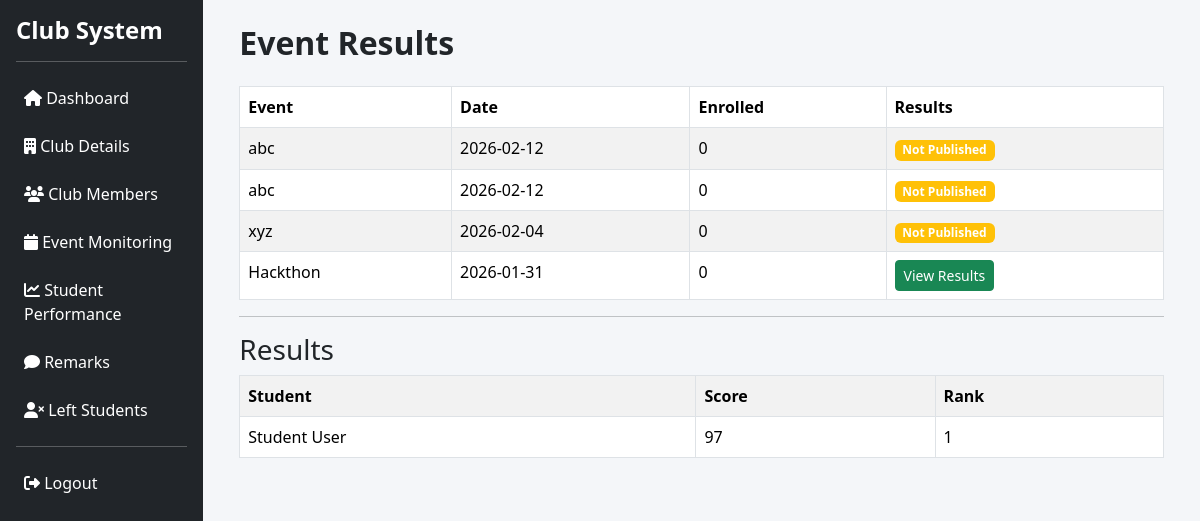
Screenshot of /faculty/results.php?event_id=3 (signed in) with the database file from the repository.
### tables this page shows
CREATE TABLE `events` (
  `event_id` int(11) NOT NULL,
  `club_id` int(11) NOT NULL,
  `created_by` int(11) NOT NULL,
  `title` varchar(150) NOT NULL,
  `description` text DEFAULT NULL,
  `event_date` date DEFAULT NULL,
  `approval_status` enum('pending','approved','rejected') DEFAULT 'pending',
  `created_at` timestamp NOT NULL DEFAULT current_timestamp()
);

CREATE TABLE `event_results` (
  `result_id` int(11) NOT NULL,
  `event_id` int(11) NOT NULL,
  `student_id` int(11) NOT NULL,
  `position` varchar(20) DEFAULT NULL,
  `score` varchar(20) DEFAULT NULL
);

CREATE TABLE `users` (
  `user_id` int(11) NOT NULL,
  `name` varchar(100) NOT NULL,
  `email` varchar(100) NOT NULL,
  `password` varchar(255) NOT NULL,
  `role` enum('admin','leader','student','faculty') NOT NULL,
  `status` enum('active','inactive') DEFAULT 'active',
  `created_at` timestamp NOT NULL DEFAULT current_timestamp(),
  `reset_token` varchar(255) DEFAULT NULL,
  `reset_token_expiry` datetime DEFAULT NULL
);

### src/faculty/results.php (the view, shortened to what this page needs)
<?php
include "../config/db.php";
include "../includes/header.php";
include "../includes/sidebar.php";
$faculty_id = $_SESSION['user_id'];
$club = mysqli_fetch_assoc(mysqli_query(
    $conn, "SELECT club_id FROM clubs WHERE faculty_id='$faculty_id'"
));
$club_id = $club['club_id'];
$events = mysqli_query($conn, "
    SELECT
        e.event_id,
        e.title,
        e.event_date,
        (SELECT COUNT(*) FROM event_participants ep WHERE ep.event_id=e.event_id) AS enrolled,
        (SELECT COUNT(*) FROM event_results er WHERE er.event_id=e.event_id) AS result_count
    FROM events e
    WHERE e.club_id='$club_id'
    ORDER BY e.event_date DESC
");
?>
<div class="container-fluid">
<h2 class="mb-4">Event Results</h2>
<table class="table table-bordered table-striped">
<thead>
<tr>
    <th>Event</th>
    <th>Date</th>
    <th>Enrolled</th>
    <th>Results</th>
</tr>
</thead>
<tbody>
<?php if(mysqli_num_rows($events)>0){ ?>
<?php while($e=mysqli_fetch_assoc($events)){ ?>
<tr>
    <td><?= $e['title'] ?></td>
    <td><?= $e['event_date'] ?></td>
    <td><?= $e['enrolled'] ?></td>
    <td>
        <?php if($e['result_count']>0){ ?>
            <a href="results.php?event_id=<?= $e['event_id'] ?>"
               class="btn btn-success btn-sm">
               View Results
            </a>
        <?php } else { ?>
            <span class="badge bg-warning">Not Published</span>
        <?php } ?>
    </td>
</tr>
<?php } ?>
<?php } else { ?>
<tr>
    <td colspan="4" class="text-center">No events found</td>
</tr>
<?php } ?>
</tbody>
</table>
<?php
if(isset($_GET['event_id'])){
    $event_id = $_GET['event_id'];
    $results = mysqli_query($conn, "
        SELECT u.name, er.score, er.position
        FROM event_results er
        JOIN users u ON er.student_id=u.user_id
        WHERE er.event_id='$event_id'
        ORDER BY er.position ASC
    ");
?>
<hr>
<h3>Results</h3>
<table class="table table-bordered table-striped">
<tr>
    <th>Student</th>
    <th>Score</th>
    <th>Rank</th>
</tr>
<?php if(mysqli_num_rows($results)>0){ ?>
<?php while($r=mysqli_fetch_assoc($results)){ ?>
<tr>
    <td><?= $r['name'] ?></td>
    <td><?= $r['score'] ?></td>
    <td><?= $r['position'] ?></td>
</tr>
<?php } ?>
<?php } else { ?>
<tr>
    <td colspan="3" class="text-center">No results available</td>
</tr>
<?php } ?>
</table>
<?php } ?>
</div>
<?php include "../includes/footer.php"; ?>

### src/assets/css/style.css (style rules this page uses)
body { background-color: #f4f6f9; font-family: 'Segoe UI', sans-serif; }
.table { background: #fff; }
h2, h4, h5 { font-weight: 600; }

### rows the page displays
events: title "abc", event_date "2026-02-12", enrolled "0", shows "Not Published"
events: title "abc", event_date "2026-02-12", enrolled "0", shows "Not Published"
events: title "xyz", event_date "2026-02-04", enrolled "0", shows "Not Published"
events: title "Hackthon", event_date "2026-01-31", enrolled "0"
event_results: student.name "Student User", score "97", position "1"
